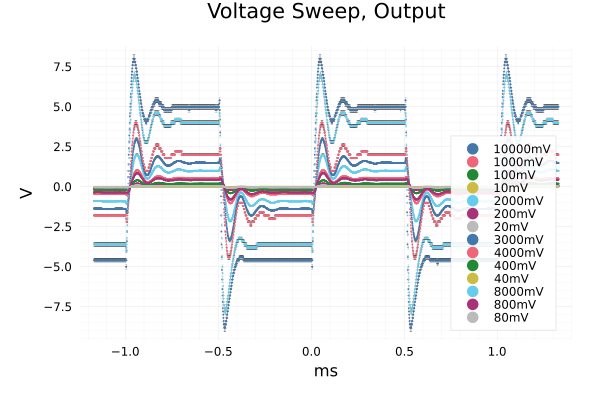

Write Julia code to recreate this figure.
using CSV, DataFrames, Unitful, Plots, Measures

files = readdir("../data/voltage_sweep/", join=true, sort=true)
dfs = [(CSV.read(file, DataFrame), basename(file)) for file in files]
dfs = [(select(df, [4,5,10,11]), name) for (df, name) in dfs]
dfs = [(transform!(df,
    [1] => ByRow(x -> x*u"s") => :time_in,
    [3] => ByRow(x -> x*u"s") => :time_out,
    [2] => ByRow(x -> (x ± x*0.03)*u"V") => :v_in,
    [4] => ByRow(x -> (x ± x*0.03)*u"V") => :v_out
), name) for (df, name) in dfs]

p1 = plot(title="Voltage Sweep, Output", xlabel="time", ylabel="output", margin=0.5cm)
for (df, name) in dfs
    scatter!(p1, uconvert.(u"ms", df.time_out .- 1u"ms"), uconvert.(u"V", df.v_out), label=chop(name, tail=4), ms=1)
end

p2 = plot(title="Voltage Sweep, Input", xlabel="time", ylabel="output")
for (df, name) in dfs
    scatter!(p2, uconvert.(u"ms", df.time_in), uconvert.(u"V", df.v_in), label=chop(name, tail=4), ms=1)
end

p3 = plot(title="Input vs Gain", xlabel="V (in)", ylabel="Gain")
for (df, name) in dfs 
    x = uconvert.(u"V", df.v_in)
    y = df.v_in ./ df.v_out
    plot!(p3, ustrip.(x), ustrip.(y), label=chop(name, tail=4), ms=1)
end
